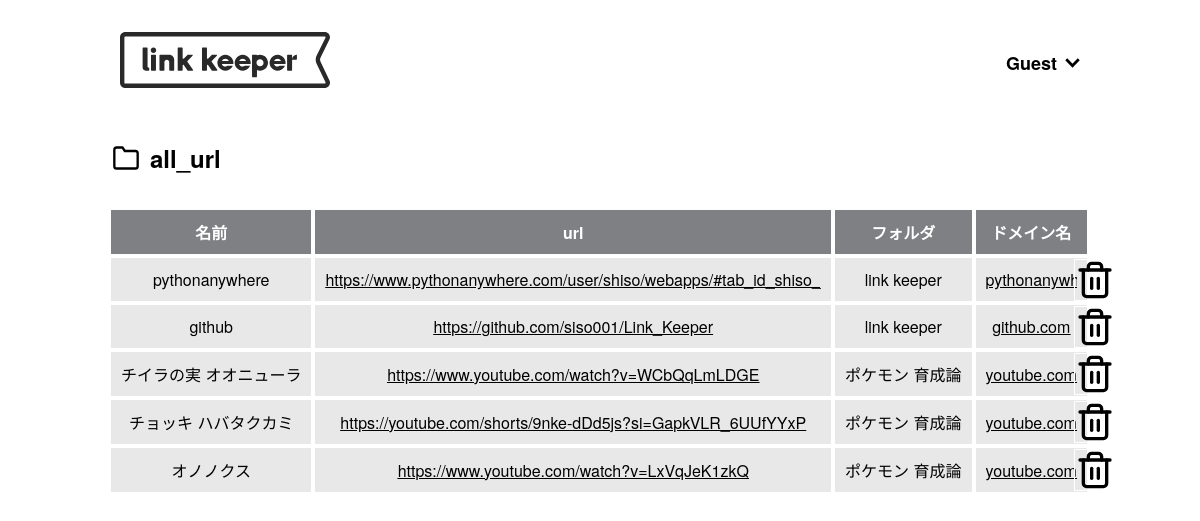
The page /userpage/allurl on the database as committed earlier.
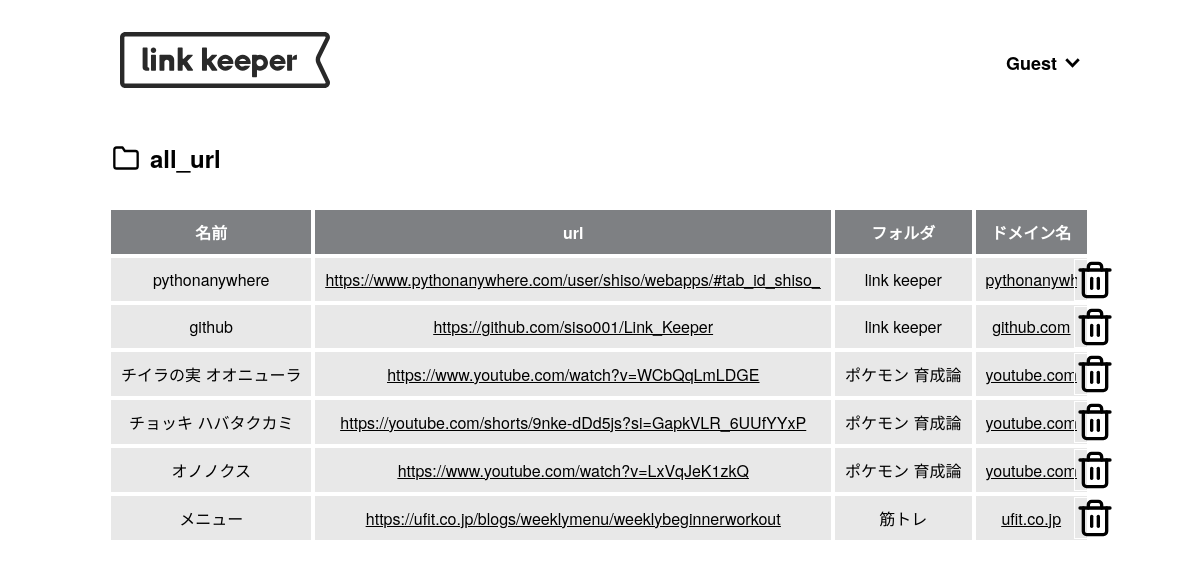
The same page on the database as committed later.
### models.py (models this page shows, shortened)
class Url(db.Model):
    __tablename__ = 'url'
    user_id = db.Column(db.Integer, db.ForeignKey('user.user_id'), nullable=False)
    url_id = db.Column(db.Integer, primary_key=True, autoincrement=True)
    url = db.Column(db.String(2550), nullable=False)
    url_name = db.Column(db.String(255), nullable=False)
    domain = db.Column(db.String(255), nullable=False)
    folder_id = db.Column(db.Integer, db.ForeignKey('folder.folder_id', ondelete='CASCADE'), nullable=False)

class Folder(db.Model):
    __tablename__ = 'folder'
    folder_id = db.Column(db.Integer, primary_key=True, autoincrement=True)
    user_id = db.Column(db.Integer, db.ForeignKey('user.user_id'), nullable=False)
    folder_name = db.Column(db.String(255), nullable=False)
    folder_color_id = db.Column(db.Integer, db.ForeignKey('folder_color.folder_color_id'), nullable=False)
    folder_color = db.relationship('FolderColor', backref='folders')
    urls = db.relationship('Url', backref='folder', cascade="all, delete-orphan", lazy='dynamic')
    __table_args__ = (db.UniqueConstraint('user_id', 'folder_name', name='unique_folder_name_per_user'),)

### routes.py (the view, shortened to what this page needs)
@app.route('/userpage/allurl', endpoint='allurl', methods=['GET', 'POST'])
def view_all_urls():
    if request.method == 'GET':
        from models import Folder, Url
        folder_name = "all_url"
        all_urls = db.session.query(Url, Folder.folder_name).join(Folder, Url.folder_id == Folder.folder_id).all()
        if all_urls:
            color = "gray"
            return render_template('views_all_url.html', folder=folder, urls=all_urls, color=color, folder_name=folder_name)
        else:
            return "Folder not found", 404

### templates/views_all_url.html
{% extends "header.html" %}
{% block content %}
    <main>
        <div class="folder_urls">
            <div class="folder_title">
                <div class="before"></div>
                <h1>{{ folder_name }}</h1>
            </div>
            <table>
                <tr>
                    <th class="{{ color }}">名前</th>
                    <th class="{{ color }} url">url</th>
                    <th class="{{ color }}">フォルダ</th>
                    <th class="{{ color }}">ドメイン名</th>
                </tr>
                {% for url, folder_name in urls %}
                <tr class="urls_tr">
                    <td>{{ url.url_name }}</td>
                    <td class="url"><div class="url-content"><a href="{{ url.url }}" target="_blank" rel="noopener noreferrer">{{ url.url }}</a></div></td>
                    <td class="folder"><a target="_blank" rel="noopener noreferrer">{{ folder_name }}</a></td>
                    <td class="domain"><div class="url-content"><a href="http://{{ url.domain }}" target="_blank" rel="noopener noreferrer">{{ url.domain }}</a></div></td>
                    <td class="after" data-url-id="{{ url.url_id }}"></td>
                </tr>
                {% endfor %}
            </table>
        </div>
    </main>
{% endblock %}

### templates/header.html (shortened to what this page needs)
<!DOCTYPE html>
<html lang="ja">
<head>
    <link rel="stylesheet" href="https://cdn.jsdelivr.net/npm/destyle.css@3.0.2/destyle.css">
    <link href="{{ url_for('static', filename='css/style.css') }}" rel="stylesheet" />
</head>
</html>
<body>
    <header class="header wrapper">
        <a class="logo" href="{{ url_for('index') }}">
            <img  src="{{ url_for('static', filename='img/Link-keeper.svg') }}">
        </a>
        <a class="user">
            {% if current_user.is_authenticated %}
                <h2>{{ current_user.username }}</h2>
            {% else %}
                <h2>Guest</h2>
            {% endif %}
        <img src="{{ url_for('static', filename='img/arrow.svg') }}">
        </a>
    </header>
    {% block content %}
    {% endblock %}
</body>
</html>

### static/css/style.css (style rules this page uses)
:root { --red: #BF3131; --yellow: #F6AE2D; --blue: #21BBEC; --green: #60D286; --gray: #7E8083; }
.backgroundcolor-gray { background: var(--gray); }
body { margin: 0px; padding: 0px; }
h1, h2 { font-weight: bold; }
.wrapper { margin: 32px 120px; }
input, ul, li, h2 { margin: 0; padding: 0; background: none; border: none; border-radius: 0; outline: none; -webkit-appearance: none; -moz-appearance: none; appearance: none; list-style: none; }
.logo img { height: 56px; width: auto; }
.user img { height: 10px; width: auto; margin-left: 8px; }
.user h2 { font-size: 18px; }
.user { align-items: center; display: flex; position: absolute; right: 0; text-decoration: none; color: black; transition: 0.4s; justify-content: center; align-items: center; }
.header { display: flex; align-items: center; position:relative; z-index: 10; }
.folder_urls { margin: 100px auto; width: auto; }
.folder_urls h1 { display: inline-block; font-size: 24px; width: auto; }
.folder_urls .before { width: 28px; height: 28px; background-image: url("../img/folder.svg"); background-size: contain; vertical-align: middle; margin-right: 10px; }
.folder_title { display: flex; align-items: center; margin: 8px 10px 16px 4px; }
.folder_urls { width: 82%; margin: 0 auto; }
.folder_urls table { text-align: center; border-collapse: separate; width: 100%; }
.folder_urls table th { padding: 10px; border: solid 1px #ffffff; color: #ffffff; }
.folder_urls table td { padding: 10px; border: solid 1px #ffffff; white-space: nowrap; overflow: hidden; }
.folder_urls table td:not(.after) { background: #e8e8e8; }
.url { width: 75%; max-width: 0.1em; overflow: hidden; }
.domain { width: 15%; max-width: 0.1em; overflow: hidden; }
.folder { max-width: 8%; }
.url-content { text-decoration: underline; }
.url-content { display: block; overflow-x: auto; white-space: nowrap; -ms-overflow-style: none; scrollbar-width: none; }
.folder_urls a { color: #000; font-weight: 300; }
.urls_tr { position: relative; }
.after { width: 20px; height: 20px; background-image: url("../img/trash.svg"); background-size: contain; vertical-align: middle; position: absolute; right: -26px; top: 50%; transform: translateY(-50%); cursor: pointer; }

Rows that differ between the two databases and show on the page:
added Url: url_name "メニュー", url "https://ufit.co.jp/blogs/weeklymenu/weeklybeginnerworkout", folder_name "筋トレ", domain "ufit.co.jp"
